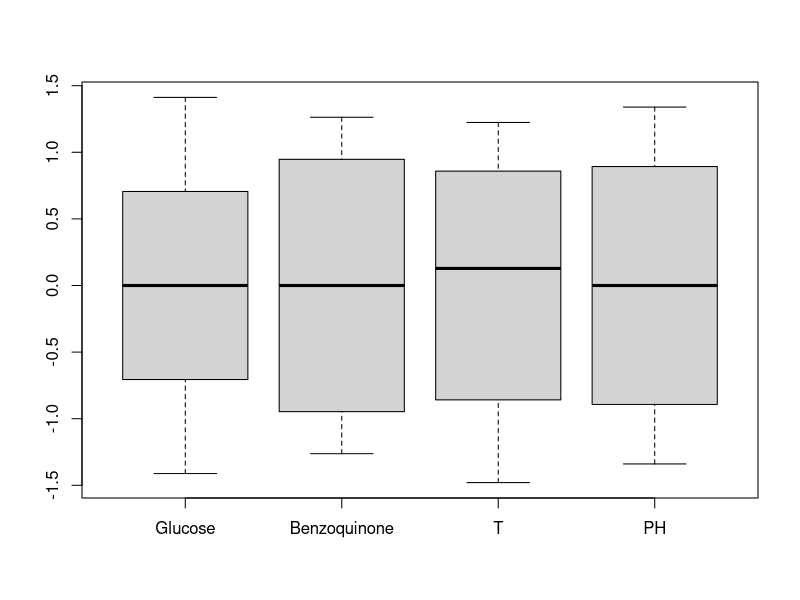
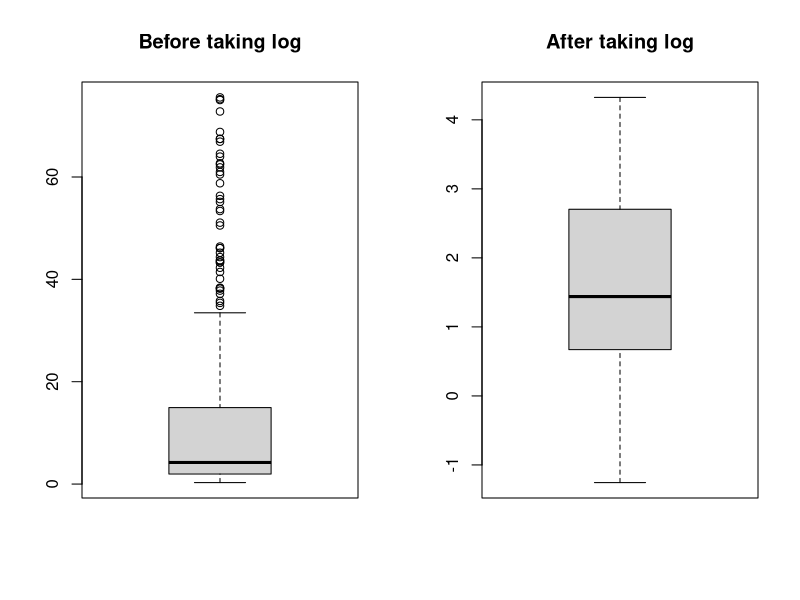
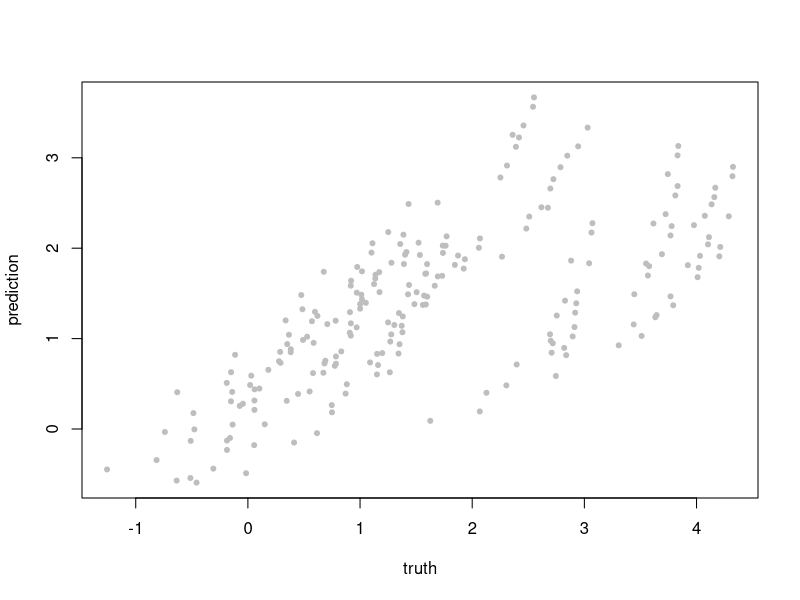
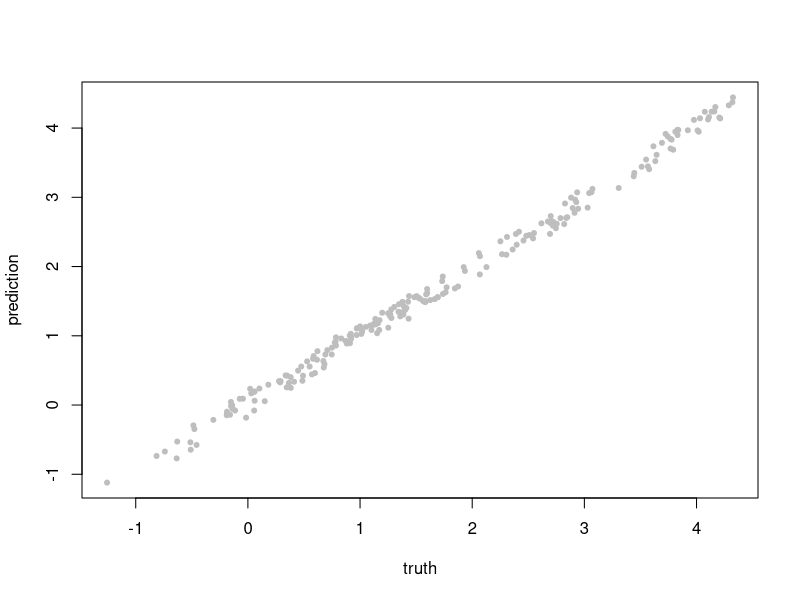

Reproduce these figures in R, in order.
################################################
## Kernel-Based Learning & Multivariate Modeling
## DMKM-MIRI Masters - November 2016
################################################

dd <- read.table ("biosensor_data.csv", header=FALSE, sep=",", dec=".")
colnames(dd) <- c("Glucose", "Benzoquinone", "T", "PH", "Target")
summary(dd)

n <- nrow(dd)

dd[,-5] <- scale(dd[,-5])

set.seed (104)
dd <- dd[sample.int(n),]

##### First basic analysis:

summary(dd)

boxplot(dd[,1:4])

par (mfrow=c(1,2))
boxplot(dd[,5], main="Before taking log")
boxplot(log(dd[,5]), main="After taking log")
par (mfrow=c(1,1))

dd$Target <- log(dd$Target)


library(kernlab)

# learn-test splitting & perform TIMESxCV cross-validation on the learning part

nl <- 220 # 68.75% for TR, 31.25% for TE

learn <- sample(1:n, nl)

# SVM-R
# 
# linear kernel

svm1 <- ksvm (Target ~ ., data=dd[learn,], cross=10, epsilon=0.1, kernel='polydot', kpar=list(degree=1, scale=1, offset=1))

pred <- predict(svm1, newdata=dd[learn,])
(R2 <- 1 - sum((dd[learn,]$Target - pred)^2) / (var(dd[learn,]$Target)*(n-1)))

plot(dd[learn,]$Target, pred, pch=20, col="gray", xlab="truth", ylab="prediction")

# cubic kernel

svm3 <- ksvm (Target ~ ., data=dd[learn,], cross=10, epsilon=0.1, kernel='polydot', kpar=list(degree=3, scale=1, offset=1))

pred <- predict(svm3, newdata=dd[learn,])
(R2 <- 1 - sum((dd[learn,]$Target - pred)^2) / (var(dd[learn,]$Target)*(n-1)))

plot(dd[learn,]$Target, pred, pch=20, col="gray", xlab="truth", ylab="prediction")


# RBF kernel

svmR <- ksvm (Target ~ ., data=dd[learn,], cross=10, epsilon=0.1)

pred <- predict(svmR, newdata=dd[learn,])
(R2 <- 1 - sum((dd[learn,]$Target - pred)^2) / (var(dd[learn,]$Target)*(n-1)))

# here we should proceed with the tuning of the SVM-R parameters (C,epsilon) using CV in a TR/TE split setting

# RVM

rvm1 <- rvm (Target ~ ., data=dd[learn,], cross=10, kernel='polydot', kpar=list(degree=1, scale=1, offset=1))

rvm3 <- rvm (Target ~ ., data=dd[learn,], cross=10, kernel='polydot', kpar=list(degree=3, scale=1, offset=1))

rvmR <- rvm (Target ~ ., data=dd[learn,], cross=10)

# print relevance vectors
alpha(rvm3)
RVindex(rvm3)

# here we go with some tuning of both the SVM and RVM

library(ipred)

# Resampling control: TIMESxK-cross validation (stratified)

K <- 10
TIMES <- 10
# here we go

# note we should optimize (C, epsilon) for the SVM!
mean(replicate(TIMES, cross(ksvm (Target ~ ., data=dd[learn,], kernel=polydot, kpar=list(degree=3, scale=1, offset=1), cross=K))))

mean(replicate(TIMES, cross(rvm (Target ~ ., data=dd[learn,], kernel=polydot, kpar=list(degree=3, scale=1, offset=1), cross=K))))
  
# prediction of the held out test:

# 1. refit with best parameters on training data

final.SVM <- ksvm (Target ~ ., data=dd[learn,], kernel=polydot, kpar=list(degree=3, scale=1, offset=1), cross=0)

final.RVM <- rvm (Target ~ ., data=dd[learn,], kernel=polydot, kpar=list(degree=3, scale=1, offset=1), cross=0)

# 2. predict test data

SVM.pred <- predict (final.SVM, newdata=dd[-learn,])

(1 - sum( (dd$Target[-learn] - SVM.pred)^2 ) / ( var(dd$Target[-learn])*(n-nl-1) ))

RVM.pred <- predict (final.RVM, newdata=dd[-learn,])

(1 - sum( (dd$Target[-learn] - RVM.pred)^2 ) / ( var(dd$Target[-learn])*(n-nl-1) ))
